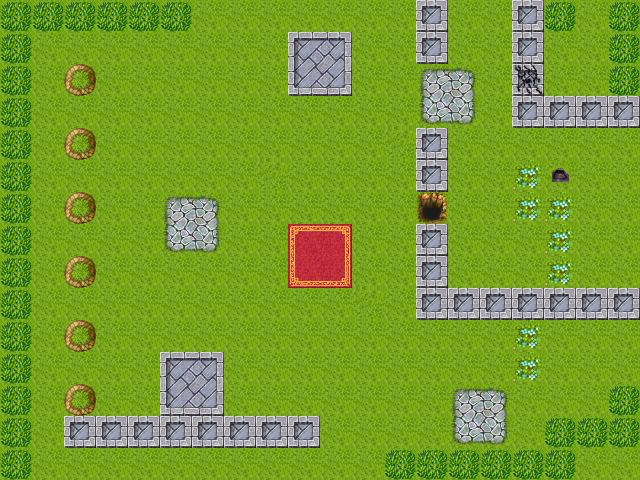

The image is a tile-based game level rendered from a .tmx file. Its description and complete source (layers, tilesets, objects, tile grids) follow:
An orthogonal 20x15 tile map with 32x32 px tiles, 1 tile layer (Camada de Tiles 1).

<map version="1.0" orientation="orthogonal" width="20" height="15" tilewidth="32" tileheight="32">
 <tileset firstgid="1" name="tiles" tilewidth="32" tileheight="32">
  <image source="tiles.png" width="512" height="416" />
 </tileset>
 <layer name="Camada de Tiles 1" width="20" height="15">
  <data>
   <tile gid="51" />
   <tile gid="51" />
   <tile gid="51" />
   <tile gid="51" />
   <tile gid="51" />
   <tile gid="51" />
   <tile gid="18" />
   <tile gid="18" />
   <tile gid="18" />
   <tile gid="18" />
   <tile gid="18" />
   <tile gid="18" />
   <tile gid="18" />
   <tile gid="55" />
   <tile gid="18" />
   <tile gid="18" />
   <tile gid="55" />
   <tile gid="51" />
   <tile gid="18" />
   <tile gid="51" />
   <tile gid="51" />
   <tile gid="18" />
   <tile gid="18" />
   <tile gid="18" />
   <tile gid="18" />
   <tile gid="18" />
   <tile gid="18" />
   <tile gid="18" />
   <tile gid="18" />
   <tile gid="71" />
   <tile gid="72" />
   <tile gid="18" />
   <tile gid="18" />
   <tile gid="55" />
   <tile gid="18" />
   <tile gid="18" />
   <tile gid="55" />
   <tile gid="18" />
   <tile gid="18" />
   <tile gid="51" />
   <tile gid="51" />
   <tile gid="18" />
   <tile gid="99" />
   <tile gid="18" />
   <tile gid="18" />
   <tile gid="18" />
   <tile gid="18" />
   <tile gid="18" />
   <tile gid="18" />
   <tile gid="87" />
   <tile gid="88" />
   <tile gid="18" />
   <tile gid="18" />
   <tile gid="21" />
   <tile gid="22" />
   <tile gid="18" />
   <tile gid="194" />
   <tile gid="18" />
   <tile gid="18" />
   <tile gid="51" />
   <tile gid="51" />
   <tile gid="18" />
   <tile gid="18" />
   <tile gid="18" />
   <tile gid="18" />
   <tile gid="18" />
   <tile gid="18" />
   <tile gid="18" />
   <tile gid="18" />
   <tile gid="18" />
   <tile gid="18" />
   <tile gid="18" />
   <tile gid="18" />
   <tile gid="37" />
   <tile gid="38" />
   <tile gid="18" />
   <tile gid="55" />
   <tile gid="55" />
   <tile gid="55" />
   <tile gid="55" />
   <tile gid="51" />
   <tile gid="18" />
   <tile gid="99" />
   <tile gid="18" />
   <tile gid="18" />
   <tile gid="18" />
   <tile gid="18" />
   <tile gid="18" />
   <tile gid="18" />
   <tile gid="18" />
   <tile gid="18" />
   <tile gid="18" />
   <tile gid="1073741825" />
   <tile gid="55" />
   <tile gid="18" />
   <tile gid="18" />
   <tile gid="18" />
   <tile gid="18" />
   <tile gid="18" />
   <tile gid="18" />
   <tile gid="51" />
   <tile gid="18" />
   <tile gid="18" />
   <tile gid="18" />
   <tile gid="18" />
   <tile gid="18" />
   <tile gid="18" />
   <tile gid="18" />
   <tile gid="1073741825" />
   <tile gid="18" />
   <tile gid="18" />
   <tile gid="18" />
   <tile gid="18" />
   <tile gid="55" />
   <tile gid="18" />
   <tile gid="18" />
   <tile gid="49" />
   <tile gid="193" />
   <tile gid="18" />
   <tile gid="18" />
   <tile gid="51" />
   <tile gid="18" />
   <tile gid="99" />
   <tile gid="18" />
   <tile gid="18" />
   <tile gid="21" />
   <tile gid="22" />
   <tile gid="18" />
   <tile gid="18" />
   <tile gid="18" />
   <tile gid="18" />
   <tile gid="18" />
   <tile gid="18" />
   <tile gid="101" />
   <tile gid="18" />
   <tile gid="18" />
   <tile gid="49" />
   <tile gid="49" />
   <tile gid="18" />
   <tile gid="18" />
   <tile gid="51" />
   <tile gid="18" />
   <tile gid="18" />
   <tile gid="18" />
   <tile gid="18" />
   <tile gid="37" />
   <tile gid="38" />
   <tile gid="18" />
   <tile gid="18" />
   <tile gid="125" />
   <tile gid="126" />
   <tile gid="18" />
   <tile gid="18" />
   <tile gid="55" />
   <tile gid="18" />
   <tile gid="18" />
   <tile gid="18" />
   <tile gid="49" />
   <tile gid="18" />
   <tile gid="18" />
   <tile gid="51" />
   <tile gid="18" />
   <tile gid="99" />
   <tile gid="18" />
   <tile gid="18" />
   <tile gid="18" />
   <tile gid="18" />
   <tile gid="18" />
   <tile gid="18" />
   <tile gid="141" />
   <tile gid="142" />
   <tile gid="18" />
   <tile gid="18" />
   <tile gid="55" />
   <tile gid="18" />
   <tile gid="18" />
   <tile gid="18" />
   <tile gid="49" />
   <tile gid="18" />
   <tile gid="18" />
   <tile gid="51" />
   <tile gid="18" />
   <tile gid="18" />
   <tile gid="18" />
   <tile gid="18" />
   <tile gid="18" />
   <tile gid="18" />
   <tile gid="18" />
   <tile gid="18" />
   <tile gid="18" />
   <tile gid="18" />
   <tile gid="1073741825" />
   <tile gid="18" />
   <tile gid="55" />
   <tile gid="55" />
   <tile gid="55" />
   <tile gid="55" />
   <tile gid="55" />
   <tile gid="55" />
   <tile gid="55" />
   <tile gid="51" />
   <tile gid="18" />
   <tile gid="99" />
   <tile gid="18" />
   <tile gid="18" />
   <tile gid="18" />
   <tile gid="18" />
   <tile gid="18" />
   <tile gid="18" />
   <tile gid="18" />
   <tile gid="18" />
   <tile gid="18" />
   <tile gid="18" />
   <tile gid="18" />
   <tile gid="18" />
   <tile gid="18" />
   <tile gid="49" />
   <tile gid="18" />
   <tile gid="18" />
   <tile gid="18" />
   <tile gid="51" />
   <tile gid="18" />
   <tile gid="18" />
   <tile gid="18" />
   <tile gid="18" />
   <tile gid="71" />
   <tile gid="72" />
   <tile gid="18" />
   <tile gid="18" />
   <tile gid="18" />
   <tile gid="18" />
   <tile gid="18" />
   <tile gid="18" />
   <tile gid="18" />
   <tile gid="18" />
   <tile gid="18" />
   <tile gid="49" />
   <tile gid="18" />
   <tile gid="18" />
   <tile gid="18" />
   <tile gid="51" />
   <tile gid="18" />
   <tile gid="99" />
   <tile gid="18" />
   <tile gid="18" />
   <tile gid="87" />
   <tile gid="88" />
   <tile gid="18" />
   <tile gid="18" />
   <tile gid="18" />
   <tile gid="18" />
   <tile gid="18" />
   <tile gid="18" />
   <tile gid="18" />
   <tile gid="21" />
   <tile gid="22" />
   <tile gid="18" />
   <tile gid="18" />
   <tile gid="18" />
   <tile gid="51" />
   <tile gid="51" />
   <tile gid="18" />
   <tile gid="55" />
   <tile gid="55" />
   <tile gid="55" />
   <tile gid="55" />
   <tile gid="55" />
   <tile gid="55" />
   <tile gid="55" />
   <tile gid="55" />
   <tile gid="18" />
   <tile gid="18" />
   <tile gid="18" />
   <tile gid="18" />
   <tile gid="37" />
   <tile gid="38" />
   <tile gid="18" />
   <tile gid="51" />
   <tile gid="51" />
   <tile gid="51" />
   <tile gid="51" />
   <tile gid="18" />
   <tile gid="18" />
   <tile gid="18" />
   <tile gid="18" />
   <tile gid="18" />
   <tile gid="18" />
   <tile gid="18" />
   <tile gid="18" />
   <tile gid="18" />
   <tile gid="18" />
   <tile gid="18" />
   <tile gid="51" />
   <tile gid="51" />
   <tile gid="51" />
   <tile gid="51" />
   <tile gid="51" />
   <tile gid="51" />
   <tile gid="18" />
   <tile gid="18" />
  </data>
 </layer>
</map>